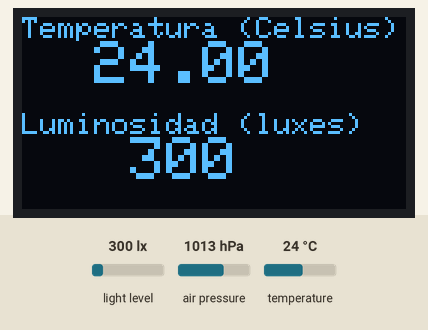
Simulated run of this sketch. Board: Arduino Uno, built with avr-gcc and run on an emulated ATmega328P. Shown: 128×64 one-colour display. The test bench sets the inputs (shaded band); at power-on: light level 300 lx, temperature 24 °C, air pressure 1013 hPa.

Above: at 6.2 s.
6.3 s: light level set to 40 lx
At 8.0 s:
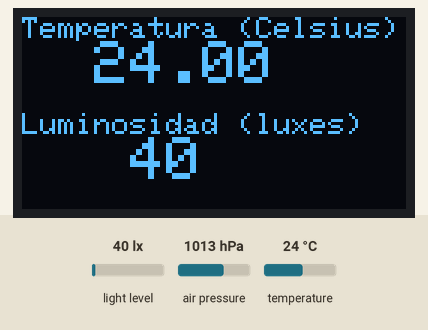
8.6 s: temperature set to 12 °C
At 9.9 s:
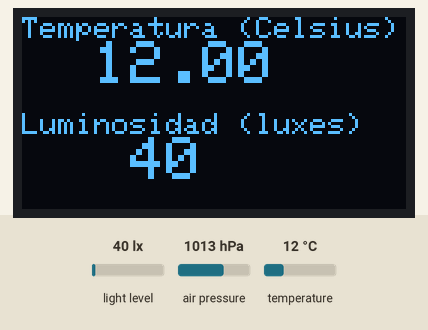
10.7 s: light level set to 500 lx
At 11.9 s:
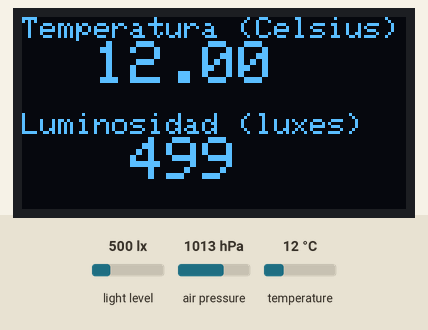
12.8 s: temperature set to 19 °C
At 13.9 s:
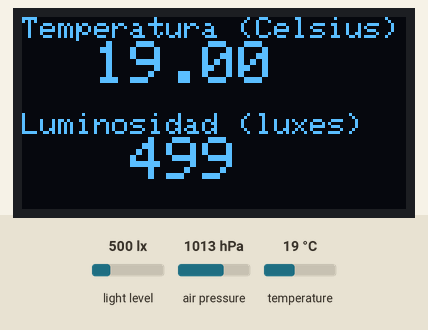
Timing chart, 0 to 15.8 s (numbered marks = the images above; inputs shaded):
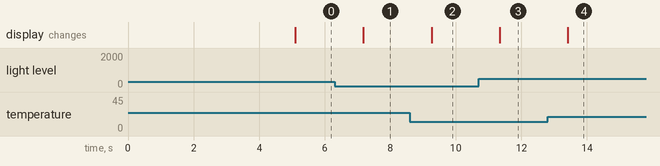

Measured:
- after the input at 6.3 s, the display: changes after 0.88 s (image 1)
- after the input at 8.6 s, the display: changes after 0.66 s (image 2)
- after the input at 10.7 s, the display: changes after 0.64 s (image 3)
- after the input at 12.8 s, the display: changes after 0.61 s (image 4)

The sketch:

LocalTempLum.ino
```cpp
#include <Wire.h>
#include <SPI.h>
#include <Adafruit_GFX.h>
#include <Adafruit_SSD1306.h>
#include <Adafruit_BMP085.h>
#include <BH1750.h>

#define OLED_RESET 4
Adafruit_SSD1306 display(OLED_RESET);
Adafruit_BMP085 bmp;
BH1750 lux;

#define ENABLE_DISPLAY

#define LOGO16_GLCD_HEIGHT 16
#define LOGO16_GLCD_WIDTH  16

//Prototypes
void setupDisplay(void);
void showSplashScreen(void);
void displaySensors(uint16_t l, float t, uint32_t p);
void serialDisplaySensors(uint16_t l, float t, uint32_t p);

void setup(){
  #ifdef ENABLE_DISPLAY
    setupDisplay();
    showSplashScreen();
  #else
    Serial.begin(9600);
    Serial.println("Serial debug mode\n");
  #endif
  lux.begin();
  bmp.begin();
  delay(5000);

}


void loop() {
  volatile uint16_t light = lux.readLightLevel();
  volatile float temperature = bmp.readTemperature();
  volatile uint32_t pressure = bmp.readPressure()/100;

  #ifdef ENABLE_DISPLAY
    displaySensors(light, temperature, pressure);
  #else
    serialDisplaySensors(light, temperature, pressure);
  #endif

  delay(1000);

}


void setupDisplay(void){
  display.begin(SSD1306_SWITCHCAPVCC, 0x3C);
  display.clearDisplay();
}

void showSplashScreen(void){
  display.setTextSize(1);
  display.setTextColor(WHITE);
  display.setCursor(0,0);
  display.println("    Laboratorio de");
  display.println("  Ciencias Aplicadas");
  display.println("  a la Arquitectura");
  display.setCursor(0, 33);
  display.setTextSize(2);
  display.println("  SENSOR");
  display.setTextSize(1);
  //display.println("Temperatura + Humedad");
  display.println("  Temperatura + Lux");
  display.display();
}

void displaySensors(uint16_t l, float t, uint32_t p){
  display.clearDisplay();
  display.setCursor(0,0);
  display.setTextSize(1);
  display.println("Temperatura (Celsius)");
  display.setTextSize(2);
  display.print("  ");
  display.println(t);
/*
  display.setTextSize(1);
  display.println("\nPresion atmosferica");
  display.setTextSize(2);
  display.print(p);
  display.println(" hPa");
*/
  display.setTextSize(1);
  display.println("\nLuminosidad (luxes)");
  display.setTextSize(2);
  for(int i = 0; i < (9 - sizeof(l))/2; i++){
    display.print(" ");
  }
  display.println(l);
  display.display();
}

void serialDisplaySensors(uint16_t l, float t, uint32_t p){
  Serial.print(t);
  Serial.println(" °C");
  Serial.print(p);
  Serial.println(" hPa");
  Serial.print(l);
  Serial.println(" lux\n\n");
}
```
